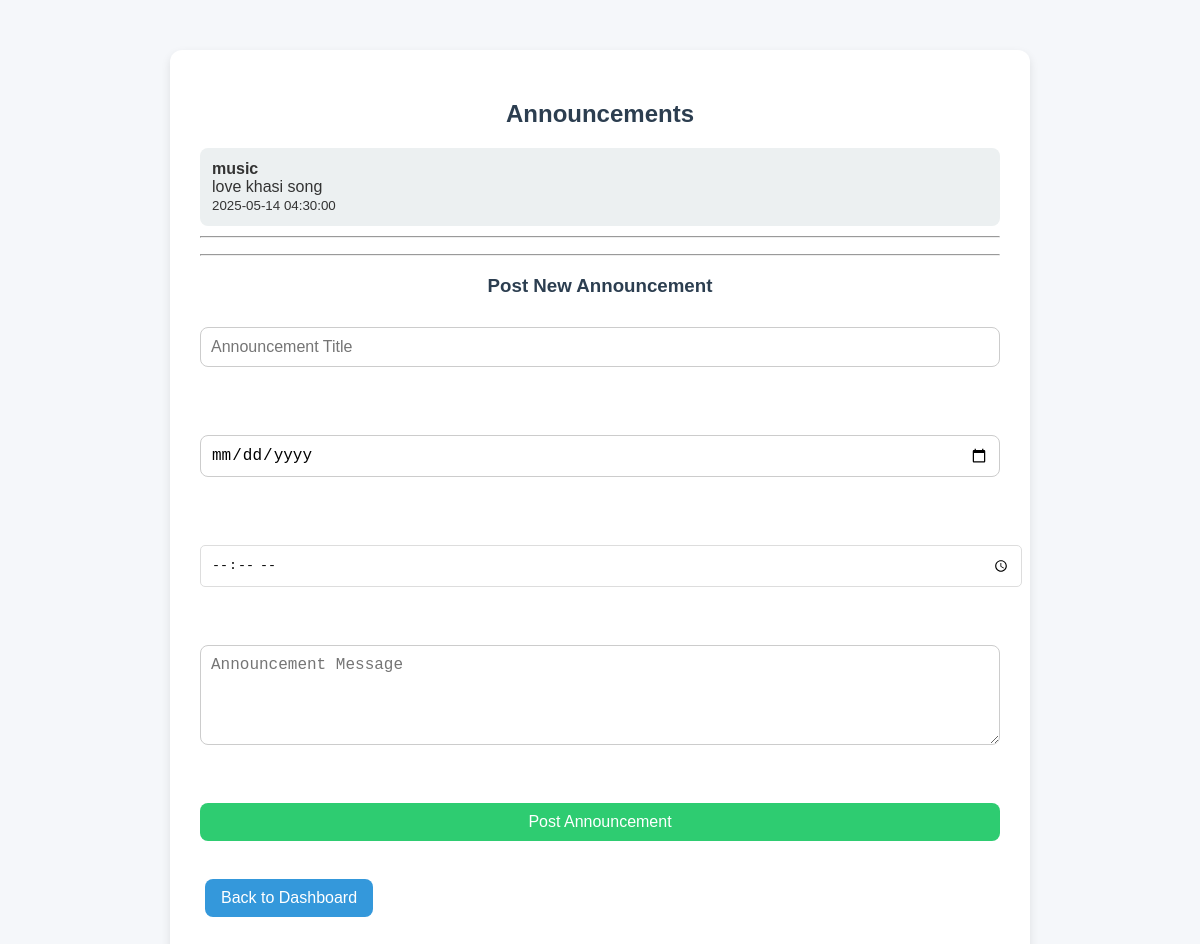
The page /view_announcement.php (signed in) on the database its author committed.
### tables this page shows
CREATE TABLE `announcements` (
  `id` int(11) NOT NULL,
  `title` varchar(100) DEFAULT NULL,
  `message` text DEFAULT NULL,
  `created_at` timestamp NOT NULL DEFAULT current_timestamp(),
  `content` text NOT NULL
);

### view_announcement.php (the view, shortened to what this page needs)
<?php
include 'db.php';
$result = $conn->query("SELECT title, content, created_at FROM announcements ORDER BY created_at DESC");
?>
<!DOCTYPE html>
<html>
<head>
    <link rel="stylesheet" href="style.css">
</head>
<body>
<div class="container">
    <h2>Announcements</h2>
    <?php if ($result->num_rows > 0) { ?>
        <ul>
            <?php while ($row = $result->fetch_assoc()) { ?>
                <li>
                    <strong><?php echo htmlspecialchars($row['title']); ?></strong><br>
                    <?php echo nl2br(htmlspecialchars($row['content'])); ?><br>
                    <small><?php echo $row['created_at']; ?></small>
                </li>
                <hr>
            <?php } ?>
        </ul>
    <?php } else { ?>
        <p>No announcements available.</p>
    <?php } ?>
    <hr>
    <h3>Post New Announcement</h3>
    <form method="post" action="">
        <input type="text" name="title" placeholder="Announcement Title" required><br>
        <input type="date" name="announcement_date" required><br>
        <input type="time" name="announcement_time" required><br>
        <textarea name="message" placeholder="Announcement Message" required></textarea><br>
        <input type="submit" name="submit" value="Post Announcement">
    </form>
    <br>
    <a href="dashboard.php">Back to Dashboard</a>
</div>
</body>
</html>

### style.css (style rules this page uses)
body { font-family: Arial, sans-serif; background-color: #f4f4f4; margin: 0; padding: 0; }
.container { max-width: 800px; margin: auto; padding: 20px; background-color: #fff; border-radius: 8px; box-shadow: 0 2px 10px rgba(0, 0, 0, 0.1); }
h2 { text-align: center; color: #333; }
input { width: 100%; padding: 10px; margin: 10px 0; border-radius: 5px; border: 1px solid #ddd; }
a { color: #4CAF50; text-decoration: none; }
body { font-family: Arial, sans-serif; background-color: #f5f7fa; margin: 0; padding: 0; color: #333; }
.container { width: 90%; max-width: 800px; margin: 50px auto; background: #fff; padding: 30px; border-radius: 12px; box-shadow: 0 4px 10px rgba(0, 0, 0, 0.1); }
h1, h2, h3 { text-align: center; color: #2c3e50; }
a { display: inline-block; text-decoration: none; background-color: #3498db; color: #fff; padding: 10px 16px; margin: 10px 5px; border-radius: 8px; transition: background-color 0.3s ease; }
form { margin-top: 20px; display: flex; flex-direction: column; gap: 15px; }
input[type="text"], input[type="date"], textarea, select { width: 100%; padding: 10px; border: 1px solid #ccc; border-radius: 8px; font-size: 16px; box-sizing: border-box; }
textarea { resize: vertical; height: 100px; }
ul { list-style: none; padding: 0; }
ul li { margin: 10px 0; padding: 12px; background: #ecf0f1; border-radius: 8px; }
input[type="submit"] { background-color: #2ecc71; color: white; padding: 10px; border: none; border-radius: 8px; font-size: 16px; cursor: pointer; transition: background-color 0.3s ease; }

### rows shown on the page
announcements: title "music", content "love khasi song", created_at "2025-05-14 04:30:00"
